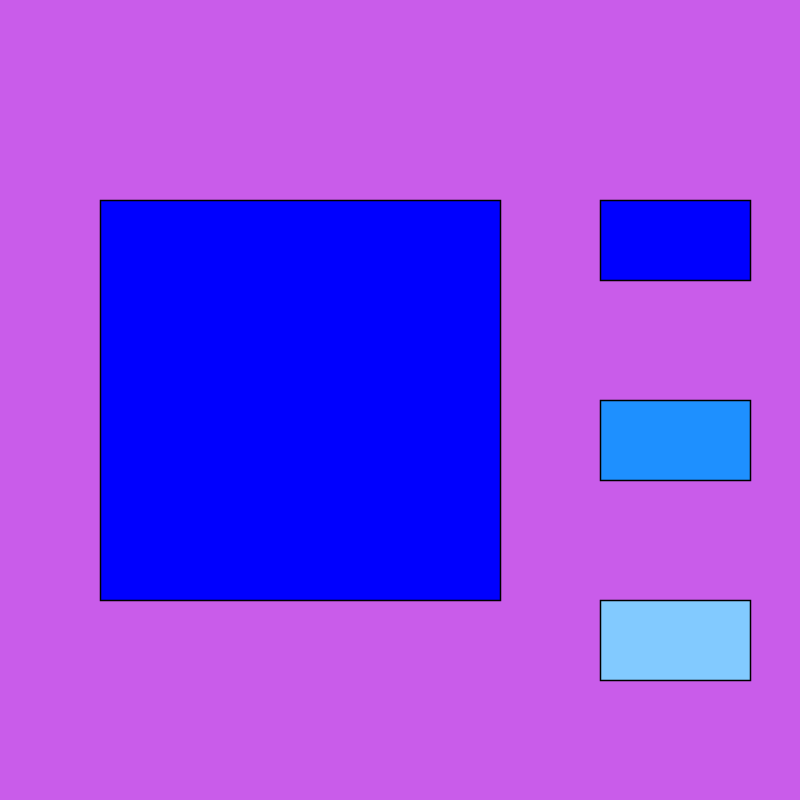
Frame 1 (no input)
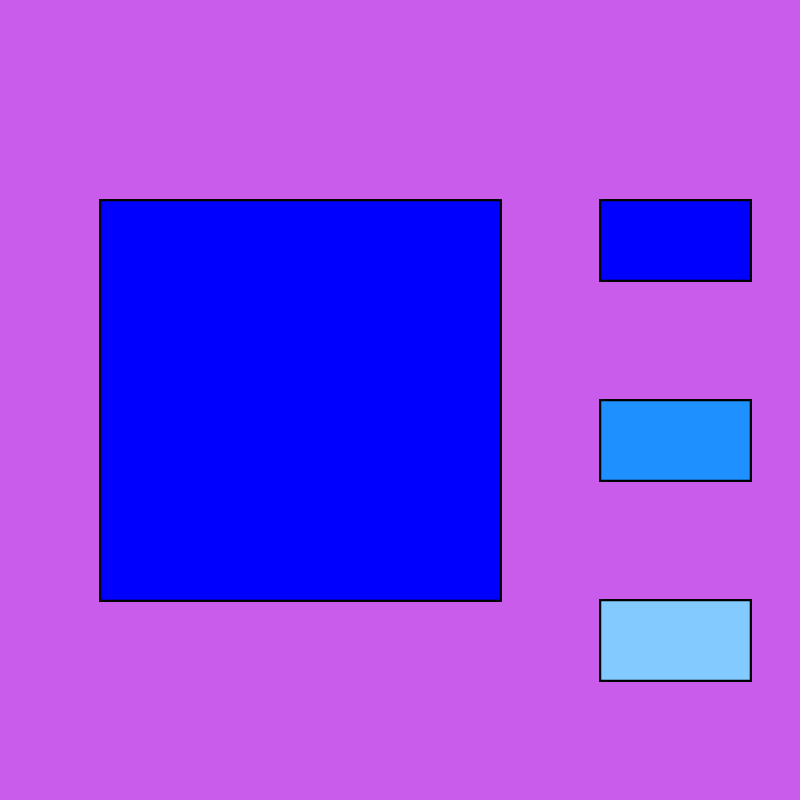
Frame 60 (the mouse pressed at the canvas centre just before this capture)
Frame 120 (the mouse held since frame 60 and released just before this capture): identical to frame 60, image omitted

The Processing sketch that drew these frames (run headless with seeded random() and noise(); from frame 60 on, the mouse is pressed at the canvas centre):

// Processing sketch: square_pallate
// ── square_pallate.pde
color blue = #0000FF;
color lightBlue = #1E90FF;
color lightestBlue = #82CAFF;
color selectedColor;
color white = #FFFFFF;
color black = (0);


void setup() {
  size(800, 800);
  background(#C95CEA);
  selectedColor = blue;
}

void draw() {
  strokeWeight(1.5);
  
  //blue button
  fill(blue);
  tactile(600,200);
  rect(600, 200, 150, 80);

  //lightbluebutton 
  fill(lightBlue);
  tactile(600, 400);
  rect(600, 400, 150, 80);

  //lightestblue button  
  fill(lightestBlue);
  tactile(600, 600);
  rect(600, 600, 150, 80);

  //indiactor
  stroke(black);
  fill(selectedColor);
  square(100, 200, 400);
}

void mouseReleased() {
  if (mouseX > 600 && mouseX < 750 && mouseY > 200 && mouseY < 280) {
    selectedColor = blue;
  }

  if (mouseX > 600 && mouseX < 750 && mouseY > 400 && mouseY < 480) {
    selectedColor = lightBlue;
  }

  if (mouseX > 600 && mouseX < 750 && mouseY > 600 && mouseY < 680) {
    selectedColor = lightestBlue;
  }
}

void tactile(int x, int y) {
      if(mouseX > x && mouseX < x + 150 && mouseY > y && mouseY < y + 80)
     {
    stroke(white); }
    else {
      stroke(black); }     
}
